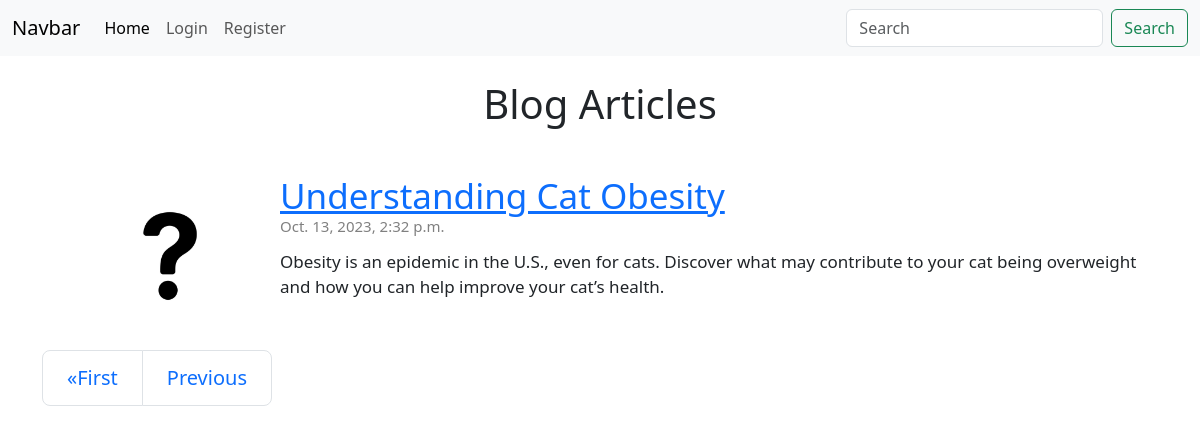
Before: /?page=2 with the older database file.
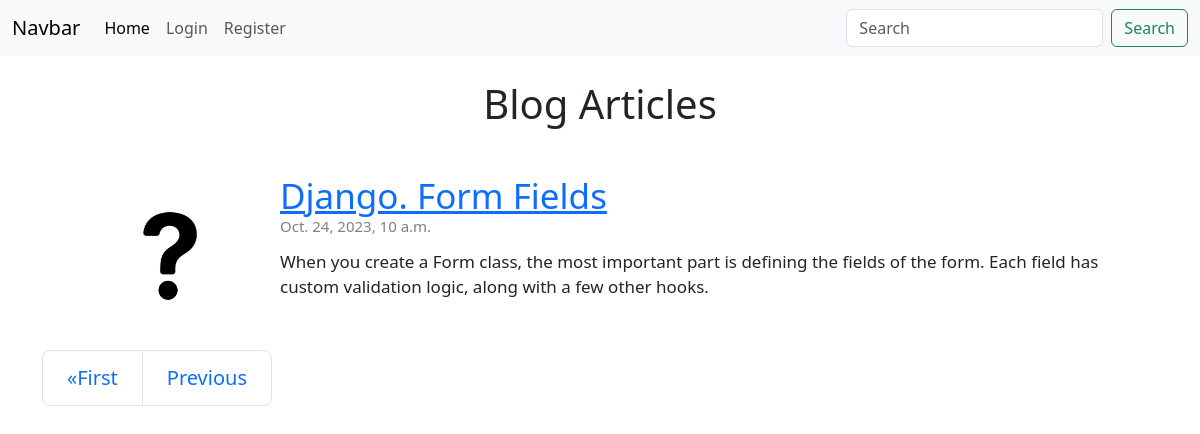
After: the same page with the newer database file.
### application/models.py (models this page shows)
class Article(models.Model):
    user = models.ForeignKey(User, on_delete=models.CASCADE, related_name='article', null=True )
    title = models.CharField(max_length=200)
    slug = models.SlugField(max_length=200, unique=True, default='', null=False)
    summary = models.CharField(max_length=200)
    contents = RichTextField(blank=True, null=True)
    blog_picture = models.ImageField(null=True, blank=True, upload_to='images/', default='images/none_picture.jpg')
    created = models.DateTimeField(default=localtime(), blank=True)

### application/views.py (the view)
# urls.py: 2. Add a URL to urlpatterns:  path('', views.home, name='home')
def home(response):
    articles_list = Article.objects.all()
    paginate = Paginator(articles_list, 3)
    page = response.GET.get('page')
    articles = paginate.get_page(page)
    return render(response, 'home.html', {'articles': articles})

### application/templates/home.html (shortened to what this page needs)
{% extends 'base.html' %}
{% block content %}
<h1 class="text-center">Blog Articles</h1>
{% for article in articles %}
<div class="grid">
    <div class="blog-block">
        <div class="picture">
            {% if article.blog_picture %}
            <img class="photo" src="{{article.blog_picture.url}}">
            {% else %}
            <img src="./media/images/none_picture.jpg" class="photo">
            {% endif %}
        </div>
        <div class="info">
            <a href="index/{{article.slug}}" class="title">{{article.title}}</a>
            <p class="date">{{article.created}}</p>
            <p class="summary">{{article.summary}}</p>
        </div>
    </div><br><br>
</div>
{% endfor %}
<br><div class="container">
    <nav aria-label="Page navigation">
        <ul class="pagination pagination-lg">
            {% if articles.has_previous %}
                <li class="page-item"><a class="page-link" href="?page=1">&laquo;First</a></li>
                <li class="page-item"><a class="page-link" href="?page={{ articles.previous_page_number }}">Previous</a></li>
            {% endif %}
        </ul>
    </nav>
</div>
{% endblock %}

### application/templates/base.html (shortened to what this page needs)
<!DOCTYPE html>
<html lang="en">
<head>
    <link href="https://cdn.jsdelivr.net/npm/bootstrap@5.3.1/dist/css/bootstrap.min.css" rel="stylesheet">
</head>
<body>
    <nav class="navbar navbar-expand-lg bg-body-tertiary">
    <div class="container-fluid">
        <a class="navbar-brand" href="#">Navbar</a>
    <div class="collapse navbar-collapse" id="navbarNav">
      <ul class="navbar-nav">
        <li class="nav-item">
          <a class="nav-link active" aria-current="page" href="/">Home</a>
        </li>
        {% if user.is_authenticated %}
            <li class="nav-item">
                <a class="nav-link" href="/view/">MyView</a>
            </li>
            <li class="nav-item">
                <a class="nav-link" href="/add/">Add New</a>
            </li>
            <li class="nav-item">
              <a class="nav-link" href="/logout/">Logout</a>
        {% else %}
              <a class="nav-link" href="/login/">Login</a>
            <li class="nav-item">
                <a class="nav-link" href="/register/">Register</a>
            </li>
        {% endif %}
      </ul>
    </div>
        <form class="d-flex" role="search" method="post" action="{% url 'search' %}">
            <input class="form-control me-2" type="search" placeholder="Search" name='search' aria-label="Search">
            <button class="btn btn-outline-success" type="submit">Search</button>
        </form>
  </div>
</nav><br>
    {% block content %}
    {% endblock %}
</body>
</html>

### application/templates/home.html (style rules this page uses)
.blog-block { display: grid; grid-template-columns: 50px 1fr; }
.photo { width:140px; margin-top: 0px; }
.info { margin-left:130px; }
.title { margin-top: 10px; font-size: 35px; line-height: 20px; }
.summary { font-size: 17px; margin-top: -5px; }
.date { color: gray; font-size: 15px; }
.grid { display: grid; grid-template-rows: 30px 30px 30px; row-gap: 20px; padding: 50px 50px 10px 100px; }

Changed rows visible on the page:
removed Article: title "Understanding Cat Obesity", created "Oct. 13, 2023, 2:32 p.m.", summary "Obesity is an epidemic in the U.S., even for cats. Discover what may contribute to your cat being overweight and how you can help improve your cat’s health."
added Article: title "Django. Form Fields", created "Oct. 24, 2023, 10 a.m.", summary "When you create a Form class, the most important part is defining the fields of the form. Each field has custom validation logic, along with a few other hooks."
